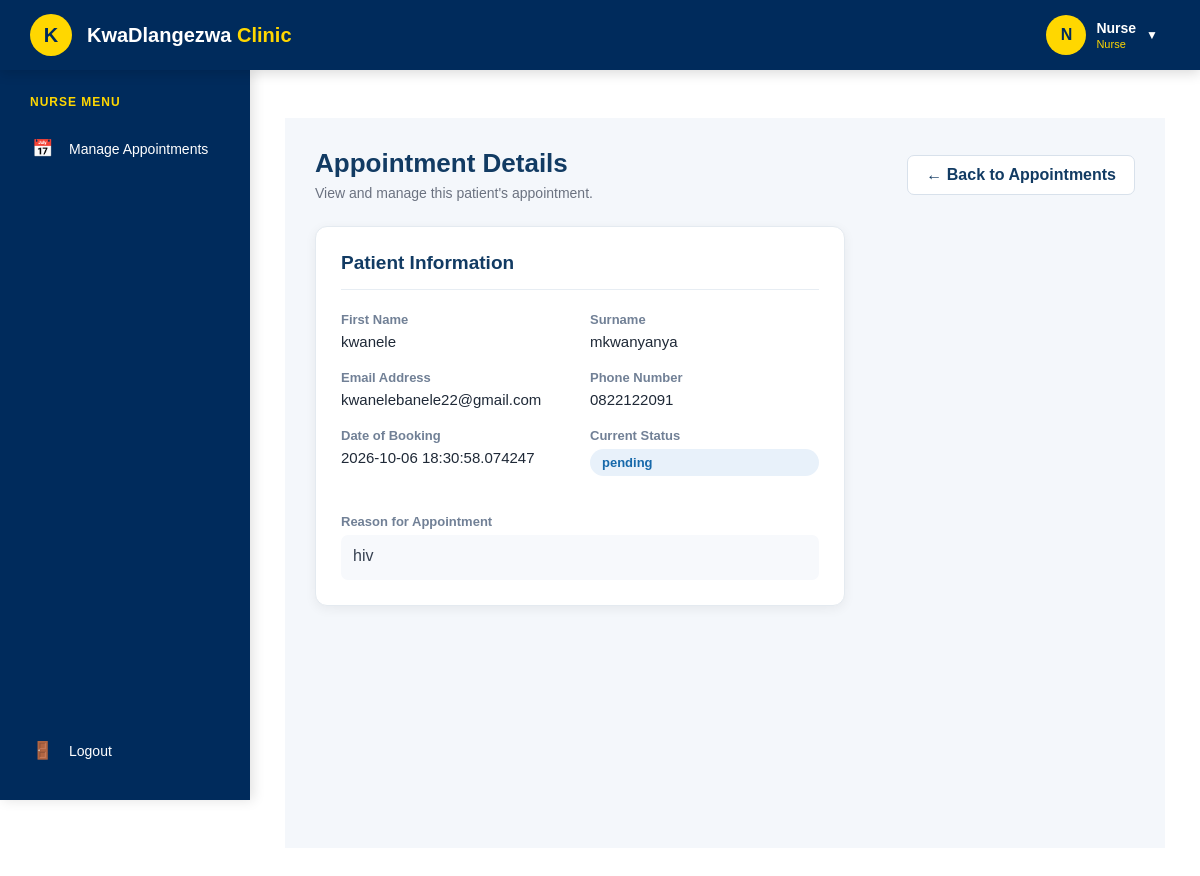
The page /nurse_view_details/19 on the database its author committed.
### model.py (models this page shows)
class Appointments(db.Model):
    id = db.Column(
        db.Integer,
        primary_key=True
    )
    patient_id = db.Column(
        db.Integer,
        db.ForeignKey("patient.id"),
        nullable=True
    )
    name = db.Column(
        db.String(100),
        nullable=True
    )
    surname = db.Column(
        db.String(100),
        nullable=True
    )
    email = db.Column(
        db.String(100),
        nullable=True
    )
    phone_no = db.Column(
        db.String(100),
        nullable=True
    )
    reason = db.Column(
        db.String(100),
        nullable=True
    )
    status = db.Column(
        db.String(20),
        default="Pending",
        nullable=True
    )
    date_created = db.Column(
        db.DateTime,
        default=datetime.utcnow
    )
    patient = db.relationship(
        "Patient",
        backref="appointments"
    )

### main.py (the view)
@app.route("/nurse_view_details/<int:appointment_id>")
def nurse_view_details(appointment_id):
    appointment = Appointments.query.get_or_404(appointment_id)
    return render_template(
        "nurse_view_details.html",
        appointment=appointment
    )

### templates/nurse_view_details.html (shortened to what this page needs)
{% extends "nurse_dashboard.html" %}
{% block content %}
<div class="appointment-page">
    <div class="page-header">
        <div>
            <h2>Appointment Details</h2>
            <p>View and manage this patient's appointment.</p>
        </div>
        <a href="{{ url_for('nurse_dash') }}" class="back-btn">
            ← Back to Appointments
        </a>
    </div>
    <div class="appointment-grid">
        <div class="card">
            <h3>Patient Information</h3>
            <div class="details-grid">
                <div class="detail-item">
                    <label>First Name</label>
                    <h5>{{ appointment.name }}</h5>
                </div>
                <div class="detail-item">
                    <label>Surname</label>
                    <h5>{{ appointment.surname }}</h5>
                </div>
                <div class="detail-item">
                    <label>Email Address</label>
                    <h5>{{ appointment.email }}</h5>
                </div>
                <div class="detail-item">
                    <label>Phone Number</label>
                    <h5>{{ appointment.phone_no }}</h5>
                </div>
                <div class="detail-item">
                    <label>Date of Booking</label>
                    <h5>{{ appointment.date_created }}</h5>
                </div>
                <div class="detail-item">
                    <label>Current Status</label>
                    <span class="current-status">
                        {{ appointment.status }}
                    </span>
                </div>
                <div class="detail-item reason-box">
                    <label>Reason for Appointment</label>
                    <div class="reason">
                        {{ appointment.reason }}
                    </div>
                </div>
            </div>
        </div>
{% endblock %}

### templates/nurse_dashboard.html (style rules this page uses)
* { margin: 0; padding: 0; box-sizing: border-box; font-family: Arial, Helvetica, sans-serif; }
body { background-color: #ffffff; color: #002b5c; min-height: 100vh; }
.page-header { margin-bottom: 25px; }
.page-header p { color: #666; font-size: 14px; }

### templates/nurse_view_details.html (style rules this page uses)
.appointment-page { padding: 30px; background: #f4f7fb; min-height: calc(100vh - 70px); }
.page-header { display: flex; justify-content: space-between; align-items: center; margin-bottom: 25px; }
.page-header h2 { margin: 0; color: #123b63; font-size: 26px; }
.page-header p { margin-top: 6px; color: #6b7280; font-size: 14px; }
.back-btn { text-decoration: none; background: #ffffff; color: #123b63; border: 1px solid #d8e1eb; padding: 10px 18px; border-radius: 7px; font-weight: 600; transition: 0.2s; }
.appointment-grid { display: grid; grid-template-columns: 2fr 1fr; gap: 25px; }
.card { background: white; border-radius: 12px; padding: 25px; box-shadow: 0 3px 12px rgba(0, 0, 0, 0.06); border: 1px solid #e4eaf0; }
.card h3 { margin-top: 0; margin-bottom: 22px; color: #123b63; font-size: 19px; border-bottom: 1px solid #e7edf3; padding-bottom: 15px; }
.details-grid { display: grid; grid-template-columns: 1fr 1fr; gap: 20px; }
.detail-item { display: flex; flex-direction: column; gap: 6px; }
.detail-item label { font-size: 13px; color: #718096; font-weight: 600; }
.detail-item h5 { margin: 0; color: #1f2937; font-size: 15px; font-weight: 500; }
.reason-box { grid-column: span 2; }
.reason { background: #f7f9fc; padding: 12px; border-radius: 7px; color: #374151; min-height: 45px; }
.current-status { display: inline-block; padding: 6px 12px; border-radius: 20px; background: #e8f1fa; color: #1769aa; font-size: 13px; font-weight: 600; margin-bottom: 18px; }

### rows shown on the page
Appointments: name "kwanele", surname "mkwanyanya", email "kwanelebanele22@gmail.com", phone_no "0822122091", date_created "2026-10-06 18:30:58.074247", status "pending", reason "hiv"

### other values the page prints
{{ nurse_name[0] if nurse_name else "N" }} "N"
{{ nurse_name if nurse_name else "Nurse" }} "Nurse"
